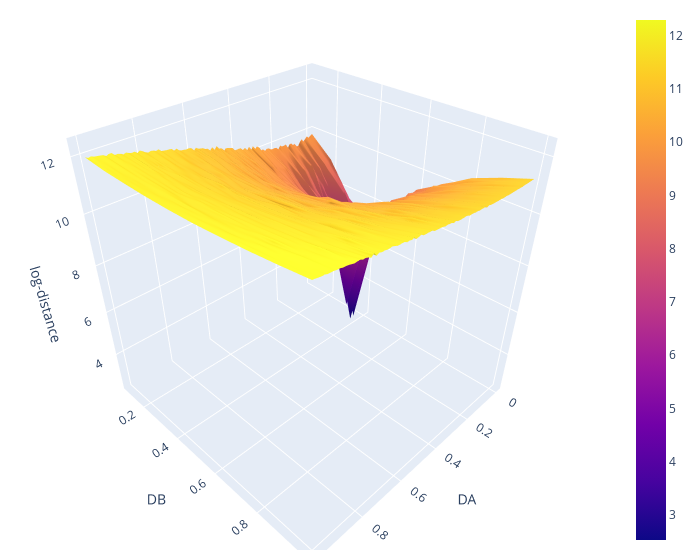

The cell this chart's notebook holds for it:
### Markdown cell above
surface plot of the loss

### Code cell
x = df["DA"].unique()
y = df["DB"].unique()
z = df["log_distance"].to_numpy().reshape((len(x), len(y))).T

fig = go.Figure(data=[go.Surface(x=x,y=y,z=z)])

fig.update_layout(scene = dict(
    xaxis_title='DA',
    yaxis_title='DB',
    zaxis_title='log-distance'),
    width=700,
    margin=dict(r=20, b=10, l=10, t=10)
)
fig.show()

### Figure 1 — Plotly figure (JSON) as saved in the notebook; plotly's stock layout.template omitted (floating-point values rounded to 4 significant figures; data arrays with more than 128 entries replaced by an {"elided": "..."} marker saying what was removed)
{"data": [{"type": "surface", "x": [0, 0.0101, 0.0202, 0.0303, 0.0404, 0.05051, 0.06061, 0.07071, 0.08081, 0.09091, 0.101, 0.1111, 0.1212, 0.1313, 0.1414, 0.1515, 0.1616, 0.1717, 0.1818, 0.1919, 0.202, 0.2121, 0.2222, 0.2323, 0.2424, 0.2525, 0.2626, 0.2727, 0.2828, 0.2929, 0.303, 0.3131, 0.3232, 0.3333, 0.3434, 0.3535, 0.3636, 0.3737, 0.3838, 0.3939, 0.404, 0.4141, 0.4242, 0.4343, 0.4444, 0.4545, 0.4646, 0.4747, 0.4848, 0.4949, 0.5051, 0.5152, 0.5253, 0.5354, 0.5455, 0.5556, 0.5657, 0.5758, 0.5859, 0.596, 0.6061, 0.6162, 0.6263, 0.6364, 0.6465, 0.6566, 0.6667, 0.6768, 0.6869, 0.697, 0.7071, 0.7172, 0.7273, 0.7374, 0.7475, 0.7576, 0.7677, 0.7778, 0.7879, 0.798, 0.8081, 0.8182, 0.8283, 0.8384, 0.8485, 0.8586, 0.8687, 0.8788, 0.8889, 0.899, 0.9091, 0.9192, 0.9293, 0.9394, 0.9495, 0.9596, 0.9697, 0.9798, 0.9899, 1], "y": [0.1, 0.2, 0.3, 0.4, 0.5, 0.6, 0.7, 0.8, 0.9, 1], "z": {"elided": "10x100 float values"}}], "layout": {"margin": {"b": 10, "l": 10, "r": 20, "t": 10}, "scene": {"xaxis": {"title": {"text": "DA"}}, "yaxis": {"title": {"text": "DB"}}, "zaxis": {"title": {"text": "log-distance"}}}, "width": 700}}
